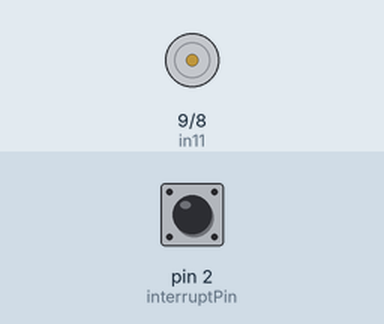
Simulated run of this sketch. Board: Arduino Uno, built with avr-gcc and run on an emulated ATmega328P. Parts: motor-driver pin pairs drawn as motors (green arrow = first pin HIGH = forward, orange = second pin HIGH = backward, longer = more drive). The inputs (shaded band) are chosen by the test bench; at power-on: pin 2 (interruptPin) HIGH. What the sketch prints to the serial monitor is not drawn.

Above: at 1.2 s.
1.3 s: pin 2 (interruptPin) pulled LOW for 0.15 s
At 1.6 s:
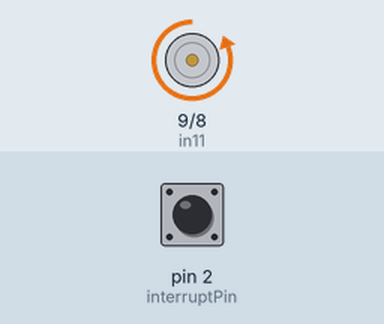
4.3 s: pin 2 (interruptPin) pulled LOW for 1 s
At 4.75 s:
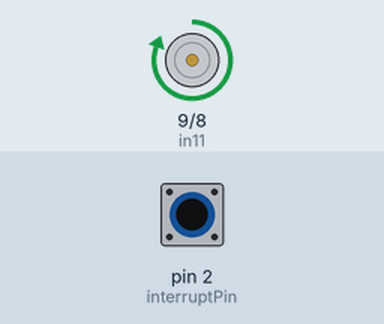
8.3 s: pin 2 (interruptPin) pulled LOW for 3.2 s
At 11.65 s:
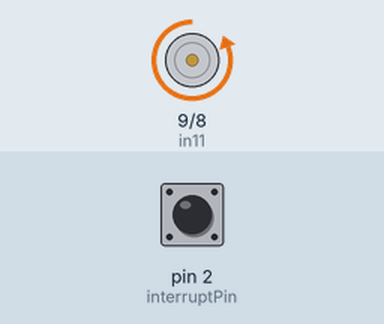
Timing chart, 0 to 18.0 s (numbered marks = the images above; inputs shaded):
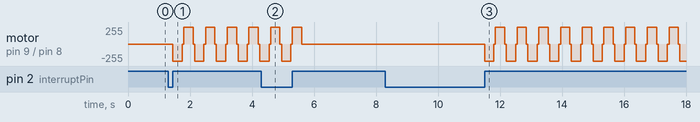

The sketch:

sketch_wave.ino
```cpp
 int in11 =9;
 int in21 =8;

const byte interruptPin = 2;
volatile byte state = LOW;
int n=0;

void setup() {
  Serial.begin(9600);
  pinMode(in11, OUTPUT);
  pinMode(in21, OUTPUT);
  pinMode(interruptPin, INPUT_PULLUP);
  attachInterrupt(digitalPinToInterrupt(interruptPin), stat, RISING );
}


void loop() {

  Serial.print(n);
  Serial.print("\t");

  if(n==1){
     digitalWrite(in11, LOW);
     digitalWrite(in21, HIGH);
     delay(300);
     digitalWrite(in11, LOW);
     digitalWrite(in21, LOW);
     delay(50);
     digitalWrite(in11, HIGH);
     digitalWrite(in21, LOW);
     delay(300);
     digitalWrite(in11, LOW);
     digitalWrite(in21, LOW);
     delay(50);
 }
  else {
      digitalWrite(in11, LOW);
      digitalWrite(in21, LOW);
      n=0;
 }

}
void stat() {

  n++;
}
```

Measured:
- after the input at 1.3 s, motor on pin 9 (in11) / pin 8 (in21): stopped → backward 255/255 after 0.15 s, then repeats every 0.70 s: stopped 0.05 s, forward 255/255 0.30 s, stopped 0.05 s, backward 255/255 0.30 s
- after the input at 4.3 s, motor on pin 9 (in11) / pin 8 (in21): goes on until 5.6 s, then stays stopped
- after the input at 8.3 s, motor on pin 9 (in11) / pin 8 (in21): stopped → backward 255/255 after 3.2 s, then repeats every 0.70 s: stopped 0.05 s, forward 255/255 0.30 s, stopped 0.05 s, backward 255/255 0.30 s
